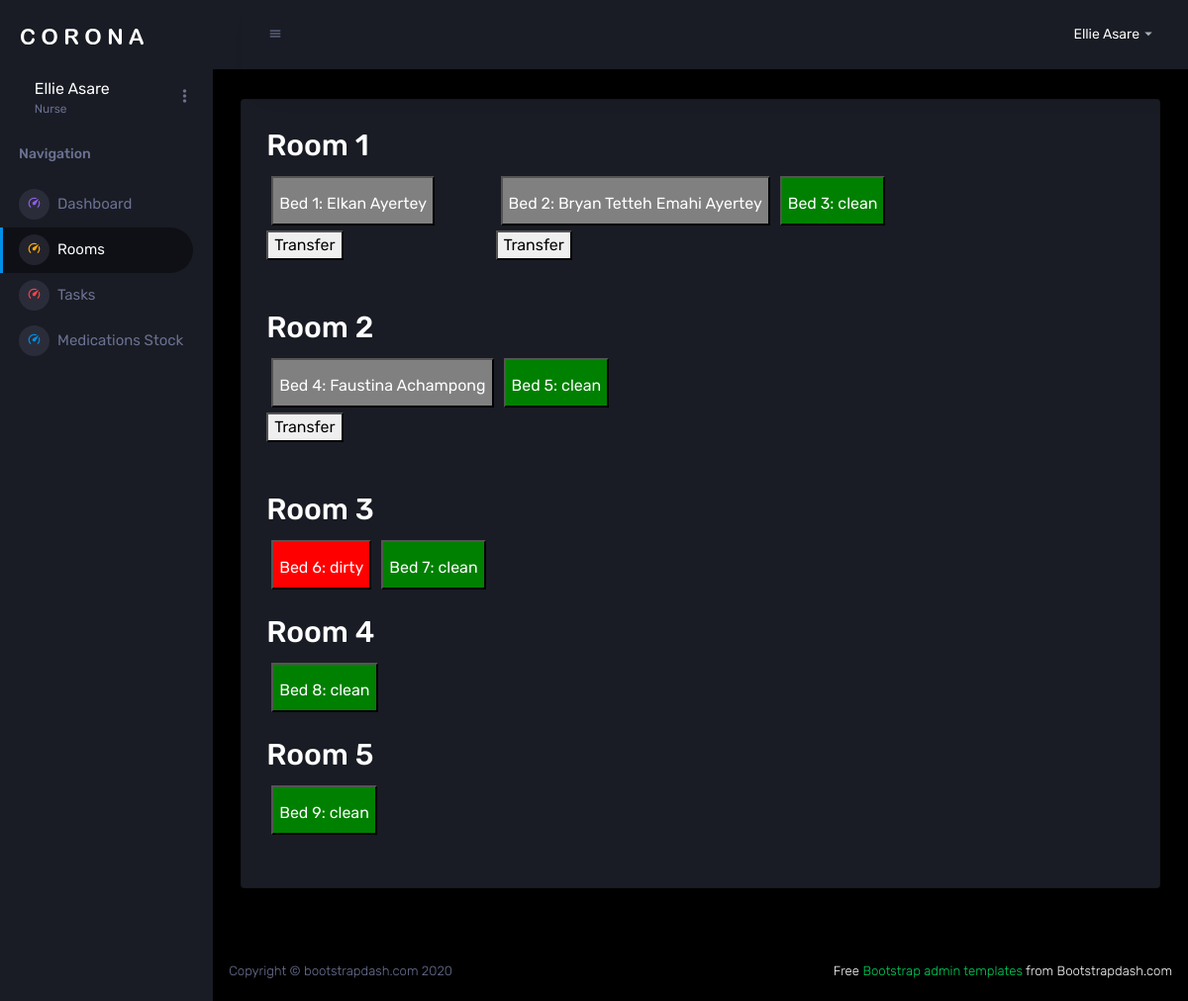
The app's page /pages/nurse/rooms.php (signed in) with its own data.
### tables this page shows
CREATE TABLE `beds` (
  `bed_id` int(11) NOT NULL,
  `room_id` int(11) NOT NULL,
  `status` enum('occupied','clean','dirty') NOT NULL
);

### pages/nurse/rooms.php (the view, shortened to what this page needs)
<?php
 include "../conn.php";
 $sql = "SELECT concat(Fname,' ',LName) 'Patient Name',beds.room_id, beds.bed_id,beds.status,pb.apt_id FROM `beds`
 left join (SELECT * from patients_beds WHERE end_date is null) pb
 on beds.bed_id = pb.bed_id
 LEFT join appointments on appointments.id = pb.apt_id
 Left join patient on appointments.patient_id = patient.pat_id
 order by beds.bed_id;";
 $result = $conn->query($sql);
 if ($result->num_rows > 0) {
    $bedsArray = array();
    while ($row = $result->fetch_assoc()) {
        $bedsArray[$row["room_id"]][] = array(
            "bed_id" => $row["bed_id"],
            "status" => $row["status"],
            "apt_id" =>$row["apt_id"],
            "p_name" =>$row["Patient Name"]
        );
    }
} else {
    echo "0 results";
}
?>
<!DOCTYPE html>
<html lang="en">
<head>
</head>
<body>
<!DOCTYPE html>
<html lang='en'>
  <head>
    <link rel='stylesheet' href='../../assets/vendors/mdi/css/materialdesignicons.min.css'>
    <link rel='stylesheet' href='../../assets/vendors/css/vendor.bundle.base.css'>
    <link rel='stylesheet' href='../../assets/css/style.css'>
  </head>
  <body>
  <div class='container-scroller'>
    <?php include '../nav.php';?>
  <div class='main-panel'>
        <div class='content-wrapper'>
            <div class='row '>
              <div class='col-12 grid-margin'>
                <div class='card'>
                  <div class='card-body'>
                    <?php
    for ($i=1; $i < sizeof($bedsArray)+1; $i++) {
        echo '<div class="room">';
        echo '<h2>Room ' . $i . '</h2>';
        echo '<div class="beds">';
        foreach ($bedsArray[$i] as $bed) {
            $statusClass = $bed['status'] === 'occupied' ? $bed["p_name"]: ($bed['status'] === 'clean' ? 'clean' : 'dirty');
            echo '<div>';
            if($statusClass ==$bed["p_name"]){
                echo " <form action= 'viewpatient.php' method='post'>";
            }else{
                echo " <form action= 'rooms.php' method='post'>";
            }
            echo "<input type ='submit' class='bed ".$bed['status']."' value = 'Bed ".$bed['bed_id'].": $statusClass'>";
            echo "</form>";
            if($statusClass == $bed["p_name"]){
                echo "<button onclick='openOption(".$bed['bed_id'].")'>Transfer</button>";
                echo "<form action= 'rooms.php' method='post'>";
                    echo "</form>";
                    echo "</div>";
            }
            echo '</div>';
        }
        echo '</div>';
        echo '</div>';
    }?>
                  </div>
                </div>
              </div>
            </div>
          <footer class='footer'>
            <div class='d-sm-flex justify-content-center justify-content-sm-between'>
              <span class='text-muted d-block text-center text-sm-left d-sm-inline-block'>Copyright © bootstrapdash.com 2020</span>
              <span class='float-none float-sm-right d-block mt-1 mt-sm-0 text-center'> Free <a href='https://www.bootstrapdash.com/bootstrap-admin-template/' target='_blank'>Bootstrap admin templates</a> from Bootstrapdash.com</span>
            </div>
          </footer>
</body>
</html>

### pages/nurse/rooms.php (style rules this page uses)
.room { margin-bottom: 20px; }
.beds { display: flex; flex-wrap: wrap; }
.bed { display: block; width: auto; height: 50px; background-color: lightblue; margin: 5px; text-align: center; line-height: 50px; text-decoration: none; color: black; }
.clean { background-color: green; color: white; }
.dirty { background-color: red; color: white; }
.occupied { background-color: grey; color: white; }

### records on screen
beds: bed_id "Bed 1: Elkan Ayertey"
beds: bed_id "Bed 2: Bryan Tetteh Emahi Ayertey"
beds: status+bed_id "Bed 3: clean"
beds: bed_id "Bed 4: Faustina Achampong"
beds: status+bed_id "Bed 6: dirty"
beds: status+bed_id "Bed 7: clean"
beds: status+bed_id "Bed 8: clean"
beds: status+bed_id "Bed 9: clean"

### other values on screen
$_SESSION["user"][2] "Ellie Asare"
$_SESSION["user"][1] "Nurse"
$nav[$i][1] "Dashboard"
$nav[$i][1] "Rooms"
$nav[$i][1] "Tasks"
$nav[$i][1] "Medications Stock"
